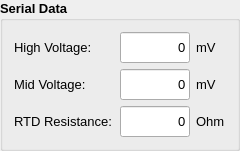
        <widget class="QGroupBox" name="serialData">
         <property name="font">
          <font>
           <pointsize>10</pointsize>
           <weight>75</weight>
           <bold>true</bold>
          </font>
         </property>
         <property name="title">
          <string>Serial Data</string>
         </property>
         <layout class="QGridLayout" name="gridLayout_2">
          <item row="2" column="0">
           <widget class="QLabel" name="u_mid_4">
            <property name="minimumSize">
             <size>
              <width>100</width>
              <height>0</height>
             </size>
            </property>
            <property name="maximumSize">
             <size>
              <width>80</width>
              <height>16777215</height>
             </size>
            </property>
            <property name="font">
             <font>
              <pointsize>10</pointsize>
              <weight>50</weight>
              <italic>false</italic>
              <bold>false</bold>
              <stylestrategy>PreferAntialias</stylestrategy>
             </font>
            </property>
            <property name="text">
             <string>RTD Resistance:</string>
            </property>
           </widget>
          </item>
          <item row="0" column="0">
           <widget class="QLabel" name="u_high">
            <property name="minimumSize">
             <size>
              <width>80</width>
              <height>0</height>
             </size>
            </property>
            <property name="maximumSize">
             <size>
              <width>80</width>
              <height>16777215</height>
             </size>
            </property>
            <property name="font">
             <font>
              <pointsize>10</pointsize>
              <weight>50</weight>
              <italic>false</italic>
              <bold>false</bold>
              <stylestrategy>PreferAntialias</stylestrategy>
             </font>
            </property>
            <property name="text">
             <string>High Voltage:</string>
            </property>
           </widget>
          </item>
          <item row="1" column="1">
           <widget class="QLineEdit" name="nr_u_mid">
            <property name="sizePolicy">
             <sizepolicy hsizetype="Fixed" vsizetype="Fixed">
              <horstretch>0</horstretch>
              <verstretch>0</verstretch>
             </sizepolicy>
            </property>
            <property name="minimumSize">
             <size>
              <width>70</width>
              <height>31</height>
             </size>
            </property>
            <property name="maximumSize">
             <size>
              <width>70</width>
              <height>31</height>
             </size>
            </property>
            <property name="font">
             <font>
              <pointsize>10</pointsize>
              <weight>50</weight>
              <bold>false</bold>
             </font>
            </property>
            <property name="text">
             <string>0</string>
            </property>
            <property name="alignment">
             <set>Qt::AlignRight|Qt::AlignTrailing|Qt::AlignVCenter</set>
            </property>
            <property name="readOnly">
             <bool>true</bool>
            </property>
           </widget>
          </item>
          <item row="2" column="2">
           <widget class="QLabel" name="label_21">
            <property name="minimumSize">
             <size>
              <width>30</width>
              <height>30</height>
             </size>
            </property>
            <property name="maximumSize">
             <size>
              <width>30</width>
              <height>30</height>
             </size>
            </property>
            <property name="font">
             <font>
              <pointsize>10</pointsize>
              <weight>50</weight>
              <italic>false</italic>
              <bold>false</bold>
              <stylestrategy>PreferAntialias</stylestrategy>
             </font>
            </property>
            <property name="text">
             <string>Ohm</string>
            </property>
           </widget>
          </item>
          <item row="1" column="0">
           <widget class="QLabel" name="u_mid">
            <property name="minimumSize">
             <size>
              <width>80</width>
              <height>0</height>
             </size>
            </property>
            <property name="maximumSize">
             <size>
              <width>80</width>
              <height>16777215</height>
             </size>
            </property>
            <property name="font">
             <font>
              <pointsize>10</pointsize>
              <weight>50</weight>
              <italic>false</italic>
              <bold>false</bold>
              <stylestrategy>PreferAntialias</stylestrategy>
             </font>
            </property>
            <property name="text">
             <string>Mid Voltage:</string>
            </property>
           </widget>
          </item>
          <item row="0" column="1">
           <widget class="QLineEdit" name="nr_u_high">
            <property name="enabled">
             <bool>true</bool>
            </property>
            <property name="sizePolicy">
             <sizepolicy hsizetype="Fixed" vsizetype="Fixed">
              <horstretch>0</horstretch>
              <verstretch>0</verstretch>
             </sizepolicy>
            </property>
            <property name="minimumSize">
             <size>
              <width>70</width>
              <height>31</height>
             </size>
            </property>
            <property name="maximumSize">
             <size>
              <width>70</width>
              <height>31</height>
             </size>
            </property>
            <property name="font">
             <font>
              <pointsize>10</pointsize>
              <weight>50</weight>
              <bold>false</bold>
             </font>
            </property>
            <property name="text">
             <string>0</string>
            </property>
            <property name="alignment">
             <set>Qt::AlignRight|Qt::AlignTrailing|Qt::AlignVCenter</set>
            </property>
            <property name="readOnly">
             <bool>true</bool>
            </property>
           </widget>
          </item>
          <item row="0" column="2">
           <widget class="QLabel" name="label_2">
            <property name="minimumSize">
             <size>
              <width>20</width>
              <height>30</height>
             </size>
            </property>
            <property name="maximumSize">
             <size>
              <width>20</width>
              <height>16777215</height>
             </size>
            </property>
            <property name="font">
             <font>
              <pointsize>10</pointsize>
              <weight>50</weight>
              <italic>false</italic>
              <bold>false</bold>
              <stylestrategy>PreferAntialias</stylestrategy>
             </font>
            </property>
            <property name="text">
             <string>mV</string>
            </property>
           </widget>
          </item>
          <item row="2" column="1">
           <widget class="QLineEdit" name="nr_rtd_res">
            <property name="sizePolicy">
             <sizepolicy hsizetype="Fixed" vsizetype="Fixed">
              <horstretch>0</horstretch>
              <verstretch>0</verstretch>
             </sizepolicy>
            </property>
            <property name="minimumSize">
             <size>
              <width>70</width>
              <height>31</height>
             </size>
            </property>
            <property name="maximumSize">
             <size>
              <width>70</width>
              <height>31</height>
             </size>
            </property>
            <property name="font">
             <font>
              <pointsize>10</pointsize>
              <weight>50</weight>
              <bold>false</bold>
             </font>
            </property>
            <property name="text">
             <string>0</string>
            </property>
            <property name="alignment">
             <set>Qt::AlignRight|Qt::AlignTrailing|Qt::AlignVCenter</set>
            </property>
            <property name="readOnly">
             <bool>true</bool>
            </property>
           </widget>
          </item>
          <item row="1" column="2">
           <widget class="QLabel" name="label">
            <property name="minimumSize">
             <size>
              <width>20</width>
              <height>30</height>
             </size>
            </property>
            <property name="maximumSize">
             <size>
              <width>20</width>
              <height>30</height>
             </size>
            </property>
            <property name="font">
             <font>
              <pointsize>10</pointsize>
              <weight>50</weight>
              <italic>false</italic>
              <bold>false</bold>
              <stylestrategy>PreferAntialias</stylestrategy>
             </font>
            </property>
            <property name="text">
             <string>mV</string>
            </property>
           </widget>
          </item>
         </layout>
        </widget>
